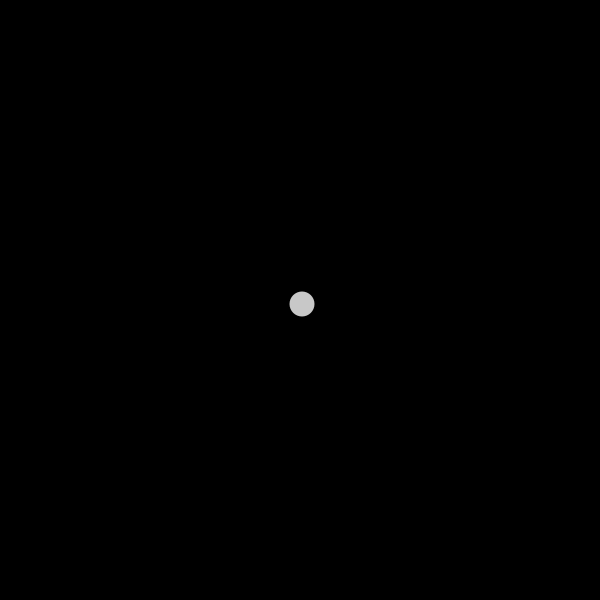
Frame 1 (no input)
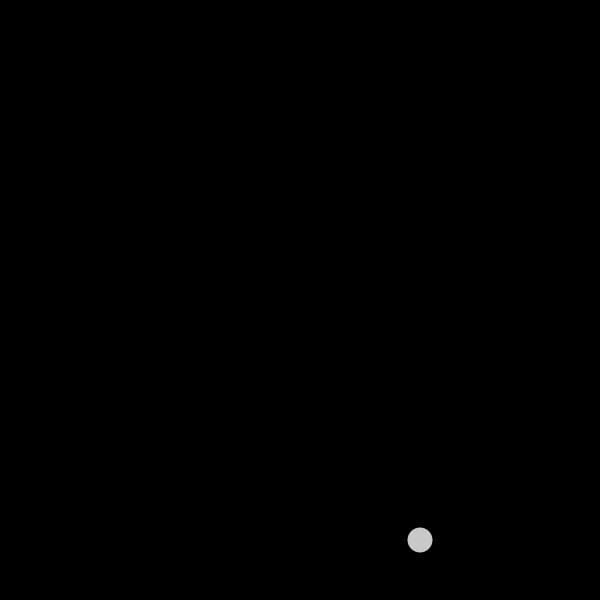
Frame 60 (the mouse pressed at the canvas centre just before this capture)
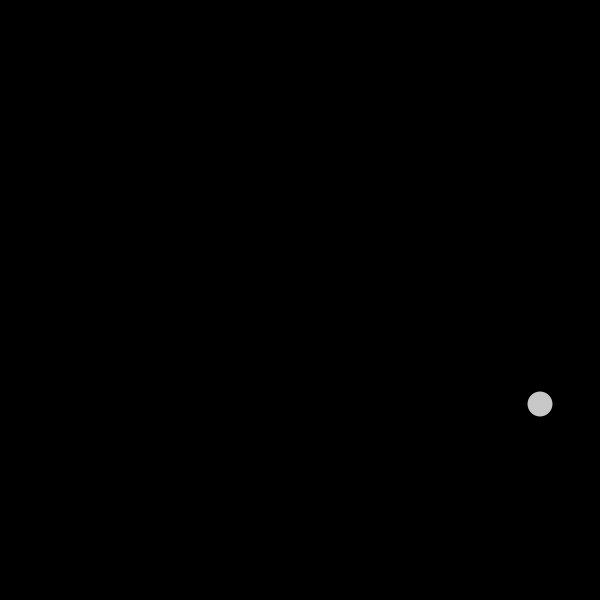
Frame 120 (the mouse held since frame 60 and released just before this capture)

The Processing sketch that drew these frames (run headless with seeded random() and noise(); from frame 60 on, the mouse is pressed at the canvas centre):

// Processing sketch: bouncing_ball_with_vector
// ── bouncing_ball_with_vector.pde
PVector location;
PVector volocity;
int d = 25;

void setup() {
  size(600, 600);
  noStroke();
  fill(200);
  smooth();
  location = new PVector(width/2, height/2);
  volocity = new PVector(2, 4);
}

void draw() {
  background(0);
  
  if(location.x + d/2 > width || location.x - d/2 < 0) {
    volocity.x *= -1;
  }
  
  if(location.y + d/2 > height || location.y - d/2 < 0) {
    volocity.y *= -1;
  }
  
  location.add(volocity);
  ellipse(location.x, location.y, d, d);
}
